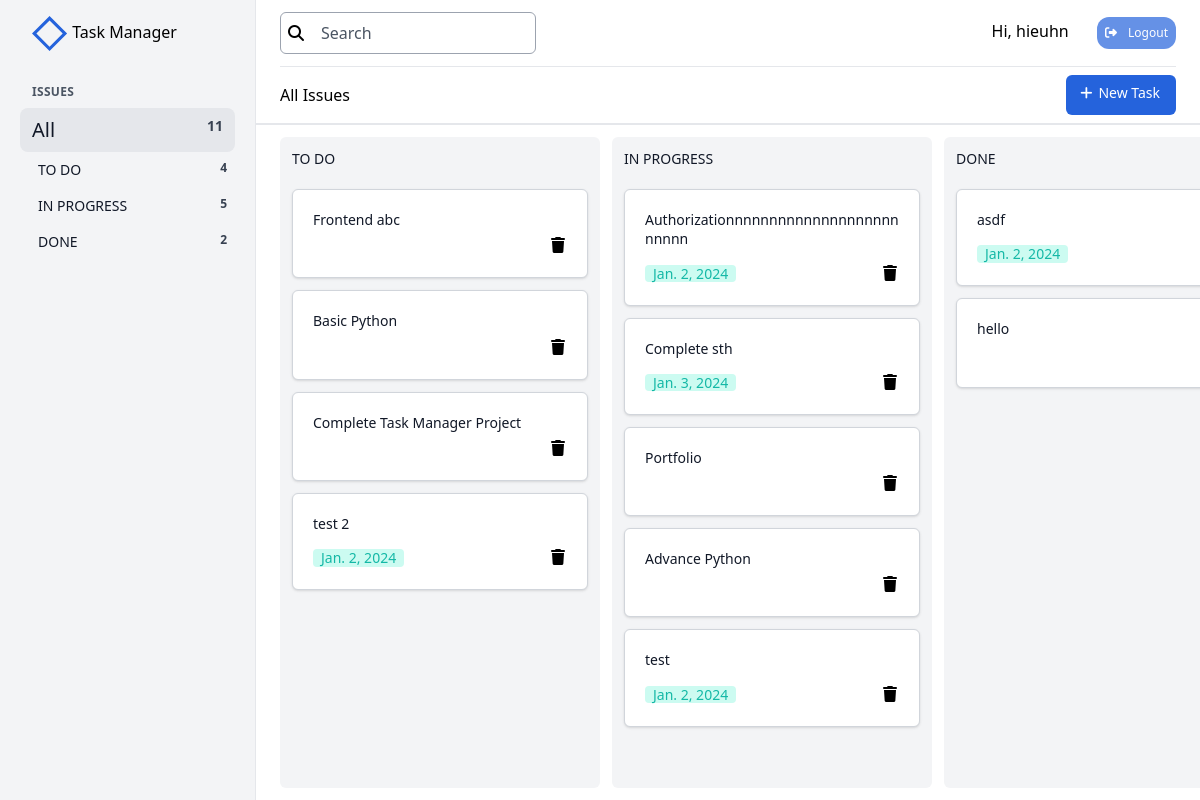
/home (signed in), run on an earlier commit of the app's database.
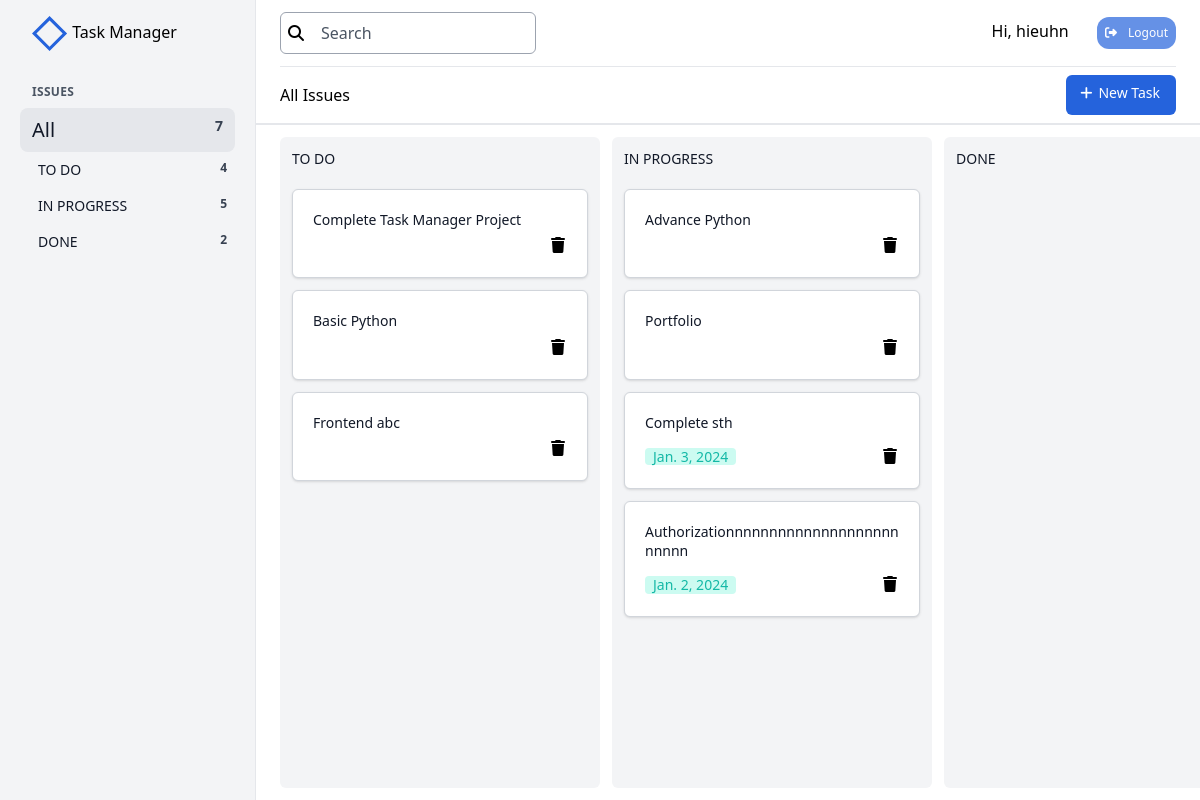
And on a later commit of the database.
### taskmanager/models.py (models this page shows, shortened)
class TaskState(models.Model):
    class Meta:
        verbose_name = 'Task\'s State'
        verbose_name_plural = 'Task\'s State'
    name = models.CharField(max_length=100)

class Task(models.Model):
    user = models.ForeignKey(UserInfo, related_name='tasks', on_delete=models.CASCADE)
    title = models.CharField(max_length=200)
    description = models.TextField(blank=True, null=True)
    image = models.ImageField(upload_to='static/images', blank=True, null=True)
    video = models.FileField(upload_to='static/videos', blank=True, null=True)
    created_at = models.DateTimeField(auto_now_add=True)
    modified_at = models.DateTimeField(auto_now=True)
    deadline = models.DateField(blank=True, null=True)
    state = models.ForeignKey(TaskState, on_delete=models.CASCADE, related_name='tasks')
    position = models.FloatField(blank=True, null=True)
    class Meta:
        ordering = ['position']

### taskmanager/views.py (the view, shortened to what this page needs)
# urls.py: path("home", views.IndexView.as_view(), name="home"),
class IndexView(LoginRequiredMixin, ListView):
    template_name = 'taskmanager/index.html'
    model = Task
    def get_context_data(self, **kwargs):
        context = super().get_context_data(**kwargs)
        user = self.request.user
        context['user_info'] = user
        states = TaskState.objects.all()
        context['states'] = states
        tasks = Task.objects.filter(user=user)
        if 'filter' in self.request.GET:
            key = self.request.GET['filter']
            tasks = tasks.filter(title__icontains=key)
            context['search_key'] = key
        context['tasks'] = tasks
        context['form'] = TaskForm()
        context['tasks_json'] = serialize('json', tasks)
        context['states_json'] = serialize('json', states)
        return context

### taskmanager/forms.py
class TaskForm(forms.Form):
    new_task_id = forms.IntegerField(required=False)
    new_task_title = forms.CharField(max_length=200)
    new_task_description = forms.CharField(max_length=1000)
    image = forms.ImageField(required=False)
    new_task_deadline = forms.DateField(required=False)
    new_task_state = forms.IntegerField()

### templates/taskmanager/index.html (shortened to what this page needs)
{% extends 'taskmanager/base.html' %}

### templates/taskmanager/base.html (shortened to what the changed rows need)
<!DOCTYPE html>
{% load static %}
{% load static tailwind_tags %}
<html lang="en">
<head>
    <link rel="stylesheet" href="https://cdnjs.cloudflare.com/ajax/libs/font-awesome/6.5.1/css/all.min.css" />
    <link rel="stylesheet" href="{% static 'css/mystyle.css' %}">
    {% tailwind_css %}
</head>
<body>
    <div id="app" class="h-screen flex">
        <div id="navbar" class="fixed z-30 inset-y-0 -translate-x-full left-0 w-64 px-8 py-4 bg-gray-100 border-r lg:static lg:inset-auto lg:translate-x-0">
            <nav class="mt-8">
                <div class="mt-2 -mx-3">
                    <a href="#" class="flex justify-between px-3 py-2 bg-gray-200 rounded-lg">
                        <span class="text-xl font-medium text-gray-900">All</span>
                        <span class="text-sm font-semibold text-gray-700">{{tasks.count}}</span>
                    </a>
                    <ul class="ml-2.5 text-sm">
                    {% for state in states %}
                        <li class="flex justify-between px-2 py-2 rounded-lg">
                            <span class="text-sx font-medium text-gray-900">{{state.name}}</span>
                            <span id="state-{{state.id}}" class="count-state text-xs font-semibold text-gray-700">{{state.tasks.count}}</span>
                        </li>
                    {% endfor %}
                    </ul>
                </div>
            </nav>
        </div>
        <div class="flex-1 min-w-0 flex flex-col bg-white">
            <div class="flex-shrink-0 border-b-2 border-gray-200">
                <header class="px-6">
                    <div class="flex items-center justify-between py-2">
                        <div>
                            <h2>All Issues</h2>
                        </div>
                    </div>
                </header>
            </div>
            <div class="flex-1 overflow-auto">
                {% if user.is_authenticated %}
                <main class="p-3 h-full inline-flex overflow-hidden">
                    {% for state in states %}
                    <div data-state-id="{{state.id}}" class="ml-3 flex-shrink-0 flex flex-col w-80 bg-gray-100 rounded-md">
                        <h3 class="flex-shrink-0 pt-3 pb-1 px-3 text-sm font-medium text-gray-900">{{state.name}}</h3>
                        <div class="flex-1 min-h-0 overflow-y-auto swim-lane">
                            <ul class="pt-1 pb-3 px-3">
                                {% for task in tasks %}
                                    {% if task.state.name == state.name %}
                                    <li class="mt-3 task" data-task-id="{{task.id}}" draggable="true">
                                        <div class="p-5 bg-white rounded-md shadow border border-gray-300 hover:border-2 hover:ring-blue-500 hover:border-blue-500">
                                            <div class="leading-snug mb-1 text-sm font-medium text-gray-900 break-words overflow-y-hidden">
                                                <span>{{task.title}}</span>
                                            </div>
                                            <div >
                                                <div class="flex justify-between items-baseline overflow-y-hidden">
                                                    <div class="flex-shrink-0 mt-2">
                                                        {% if task.deadline %}
                                                            <span class="deadline px-2 leading-tight inline-flex items-center bg-teal-100 rounded text-sm font-medium text-teal-500">{{task.deadline}}</span>
                                                        {% endif %}
                                                    </div>
                                                    <div class="flex-shrink-0 flex flex-row gap-2">
                                                        <a data-task-id="{{task.id}}" href="{% url 'delete' pk=task.id %}" class="btn-delete hover:opacity-50"><i class="h-4 w-4 fa-solid fa-trash"></i></a>
                                                    </div>
                                                </div>
                                            </div>
                                        </div>
                                    </li>
                                    {% endif %}
                                {% endfor %}
                            </ul>
                        </div>
                    </div>
                    {% endfor %}
                </main>
                {% endif %}
            </div>
        </div>
    </div>
</body>
</html>

What changed in the data, as far as the page shows it:
removed Task: title "test 2", deadline "Jan. 2, 2024", shown under TaskState "TO DO"
removed Task: title "test", deadline "Jan. 2, 2024", shown under TaskState "IN PROGRESS"
removed Task: title "asdf", deadline "Jan. 2, 2024", shown under TaskState "DONE"
removed Task: title "hello", shown under TaskState "DONE"
changed Task "Complete Task Manager Project": moves up the list
changed Task "Basic Python": moves down the list
changed Task "Advance Python": moves up the list
changed Task "Portfolio": moves up the list
changed Task "Complete sth": moves down the list
Also different on the page:
{{ tasks.count }}: "11" → "7"
